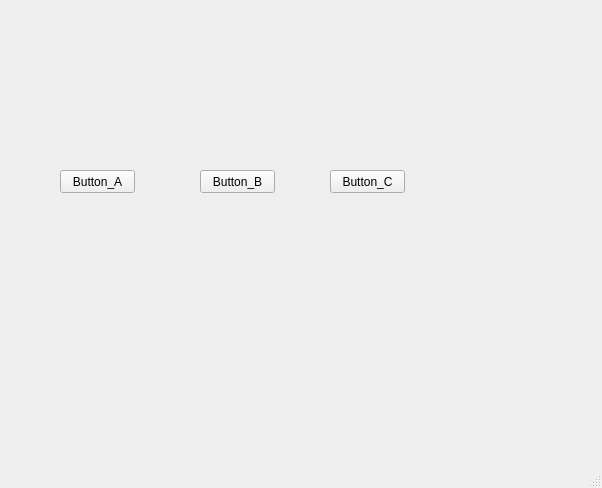
<?xml version="1.0" encoding="UTF-8"?>
<ui version="4.0">
 <class>MainWindow</class>
 <widget class="QMainWindow" name="MainWindow">
  <property name="geometry">
   <rect>
    <x>0</x>
    <y>0</y>
    <width>602</width>
    <height>488</height>
   </rect>
  </property>
  <property name="windowTitle">
   <string>MainWindow</string>
  </property>
  <widget class="QWidget" name="centralWidget">
   <widget class="QPushButton" name="pushButton_a">
    <property name="geometry">
     <rect>
      <x>60</x>
      <y>170</y>
      <width>75</width>
      <height>23</height>
     </rect>
    </property>
    <property name="text">
     <string>Button_A</string>
    </property>
   </widget>
   <widget class="QPushButton" name="pushButton_b">
    <property name="geometry">
     <rect>
      <x>200</x>
      <y>170</y>
      <width>75</width>
      <height>23</height>
     </rect>
    </property>
    <property name="text">
     <string>Button_B</string>
    </property>
   </widget>
   <widget class="QPushButton" name="pushButton_c">
    <property name="geometry">
     <rect>
      <x>330</x>
      <y>170</y>
      <width>75</width>
      <height>23</height>
     </rect>
    </property>
    <property name="text">
     <string>Button_C</string>
    </property>
    <property name="autoDefault">
     <bool>true</bool>
    </property>
   </widget>
  </widget>
  <widget class="QMenuBar" name="menuBar">
   <property name="geometry">
    <rect>
     <x>0</x>
     <y>0</y>
     <width>602</width>
     <height>22</height>
    </rect>
   </property>
  </widget>
  <widget class="QStatusBar" name="statusBar"/>
 </widget>
 <layoutdefault spacing="6" margin="11"/>
 <resources/>
 <connections/>
</ui>
